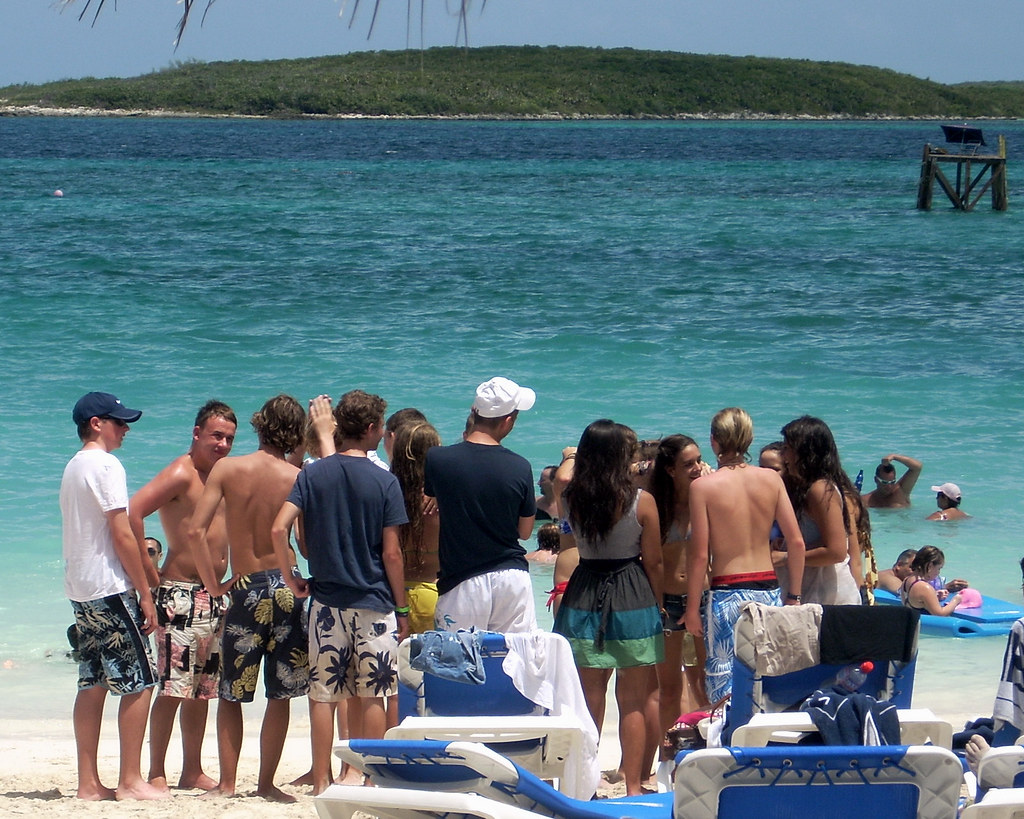
#> input picture test_dataset/dataset/test/images/test_4507_2.jpg, 1024 x 819 px
$ python extract_features_hog.py --image_dir ../test_dataset/dataset/test/images
#> lines starting #> are read from the running program, lines starting #| are printed output that depends on the picture
import argparse
import os

import cv2
import numpy as np
import pandas as pd
from skimage import feature
from tqdm import tqdm
from utils.feature_plotting import plot_pca, plot_tsne, plot_umap


class HOGFeatureExtractor:
    def __init__(self, image_dir, output_csv, target_size=(416, 416)):
        self.image_dir = image_dir
        self.output_csv = output_csv
        self.target_size = target_size

    def load_images_from_folder(self):
        images = []
        image_paths = []
        for filename in tqdm(os.listdir(self.image_dir), desc="Loading images"):
            if filename.lower().endswith((".jpg", ".jpeg", ".png")):
                img_path = os.path.join(self.image_dir, filename)
                img = cv2.imread(img_path, cv2.IMREAD_GRAYSCALE)
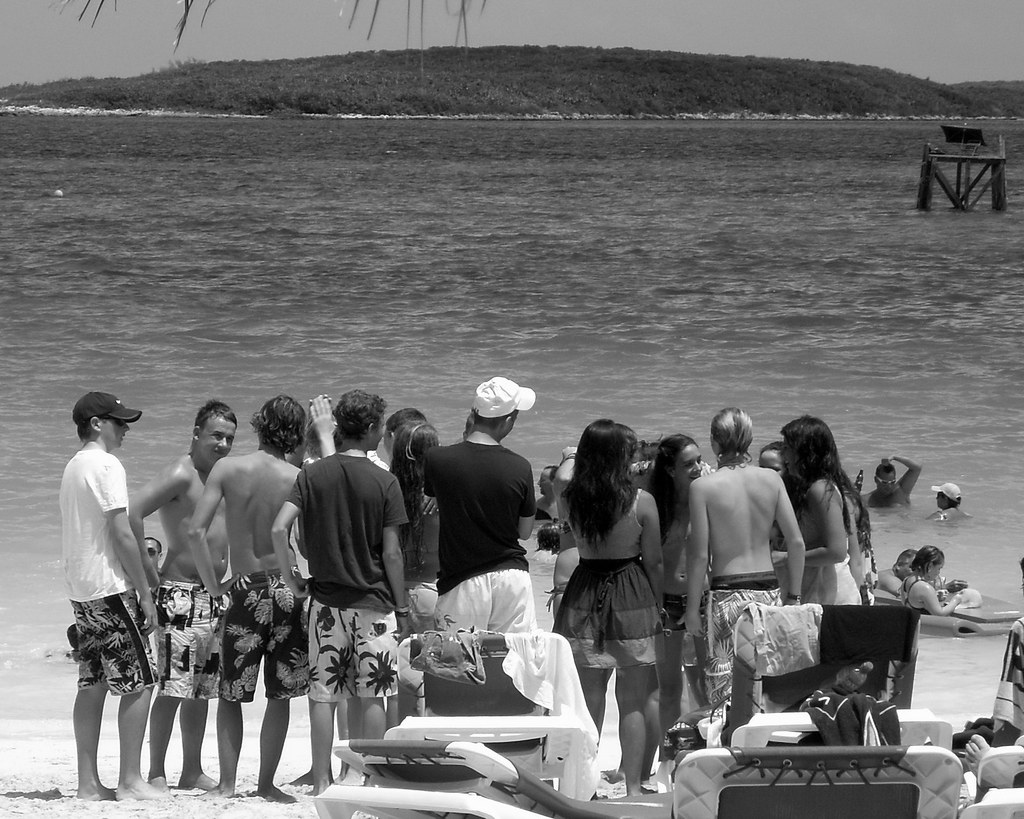
#> img: shape (819, 1024); min 0, max 255, mean 111.2
                if img is not None:
                    img_resized = cv2.resize(img, self.target_size)
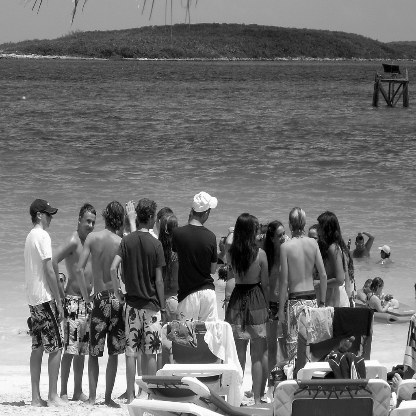
#> img_resized: shape (416, 416); min 0, max 255, mean 111
                    img_resized = img_resized.astype("float32") / 255.0
                    images.append(img_resized)
                    image_paths.append(img_path)
#> pass 2 of the loop in load_images_from_folder, `for filename in tqdm(os.listdir(self.image_dir), desc="Loading images"):`:
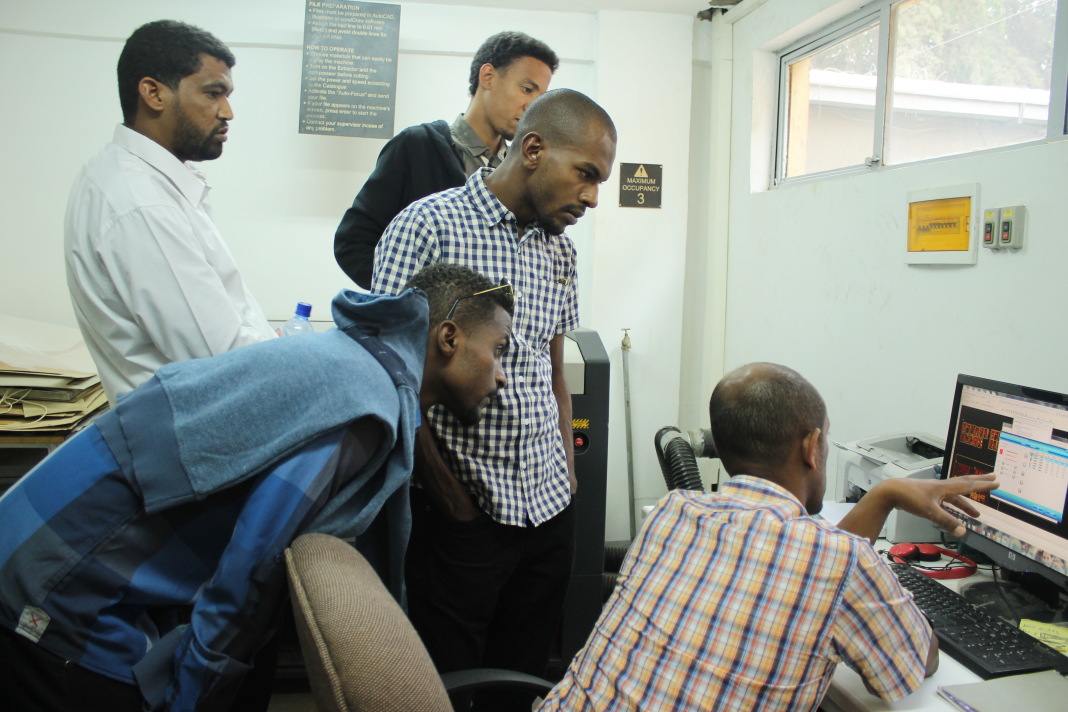
#> input picture test_dataset/dataset/test/images/test_4507_3.jpg, 4272 x 2848 px (shown at 1/4 size)
#> in load_images_from_folder, `img = cv2.imread(img_path, cv2.IMREAD_GRAYSCALE)`:
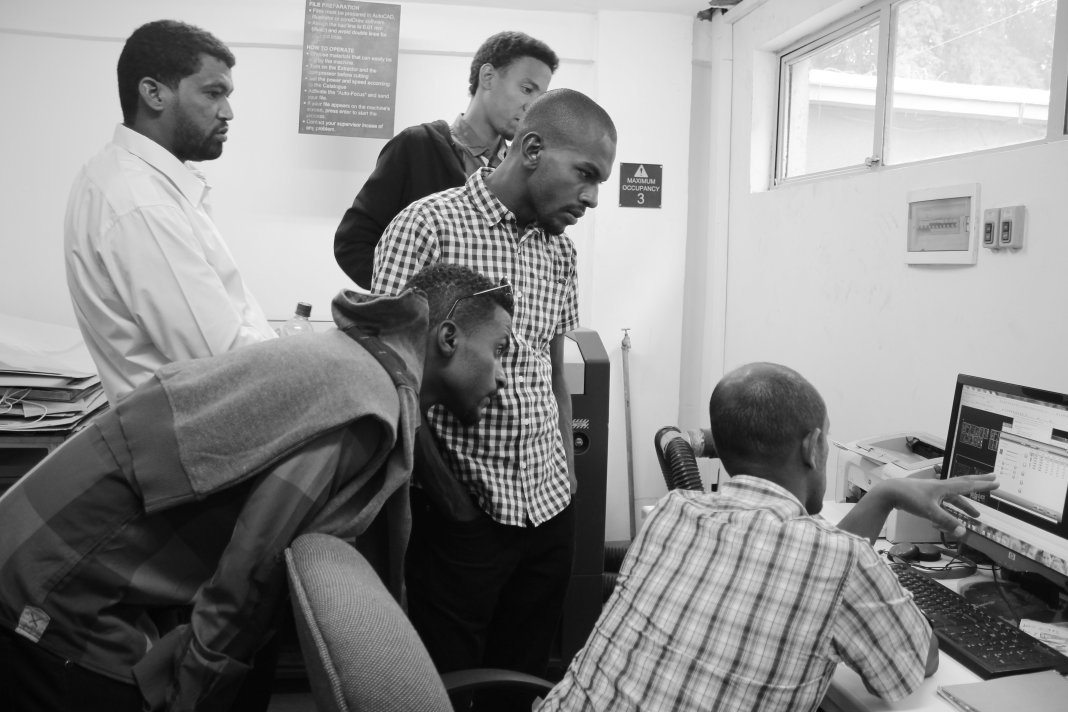
#> img: shape (2848, 4272) (shown at 1/4 size); min 1, max 255, mean 140.8
#> in load_images_from_folder, `img_resized = cv2.resize(img, self.target_size)`:
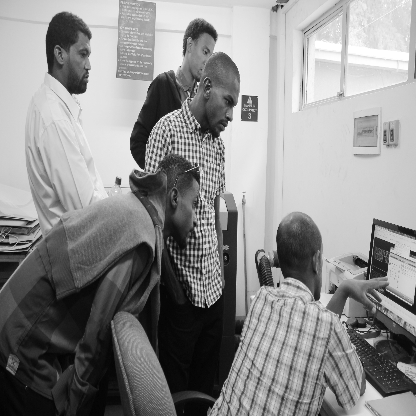
#> img_resized: shape (416, 416); min 2, max 255, mean 140.7
#> in run, `images, image_paths = self.load_images_from_folder()`: image_paths = 2 items
        return np.array(images), image_paths

    def extract_features_hog(self, images):
        all_hog_features = []
        for image in tqdm(images, desc="Extracting HOG features"):
            hog_features, hog_image = feature.hog(image, visualize=True)
            all_hog_features.append(hog_features)
#> this loop made 2 passes
#> pass 1, in extract_features_hog, `hog_features, hog_image = feature.hog(image, visualize=True)`:
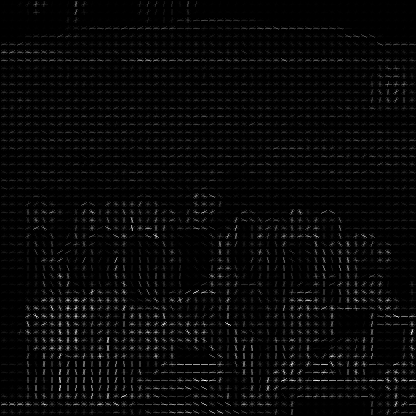
#> hog_image: shape (416, 416) float32; min 0, max 0.292, mean 0.00947; drawn with min black and max white
#> pass 2, in extract_features_hog, `hog_features, hog_image = feature.hog(image, visualize=True)`:
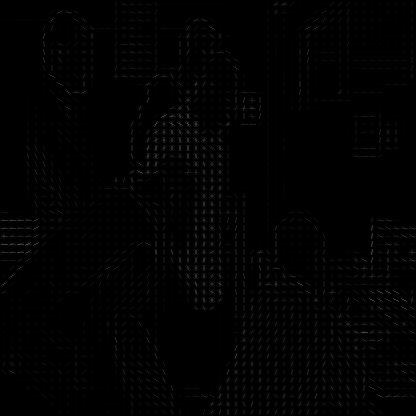
#> hog_image: shape (416, 416) float32; min 0, max 0.36, mean 0.00806
#> after the loop, all_hog_features = 2 items
        return np.array(all_hog_features)

    def save_features_to_csv(self, features, image_paths):
        df = pd.DataFrame(features)
#> df = table of 2 rows and 202500 columns
        df["image_path"] = image_paths
        df.to_csv(self.output_csv, index=False)

    def plot_features(self, features, task, output_dir):
#> called with features = array of shape (2, 202500), task = 'HOG', output_dir = './dist'
        plot_pca(features, output_dir, task, title="PCA of HOG Features")
#> (this line was passed over: utils is not available in this run)
        plot_tsne(features, output_dir, task, title="t-SNE of HOG Features")
#> (this line was passed over: utils is not available in this run)
        plot_umap(features, output_dir, task, title="UMAP of HOG Features")
#> (this line was passed over: utils is not available in this run)

    def run(self):
        images, image_paths = self.load_images_from_folder()
        if len(images) == 0:
            print("No valid images found in the specified directory.")
            return

        hog_features = self.extract_features_hog(images)
        self.save_features_to_csv(hog_features, image_paths)
        self.plot_features(hog_features, "HOG", "./dist")


# 実行スクリプトとして使用する場合
if __name__ == "__main__":
    parser = argparse.ArgumentParser(
        description="Extract and plot HOG features from images."
    )
    parser.add_argument(
        "--image_dir", required=True, help="Directory containing the images."
    )
    parser.add_argument(
        "--output_csv", default="features_hog.csv", help="Output CSV file for features."
    )

    args = parser.parse_args()

    extractor = HOGFeatureExtractor(args.image_dir, args.output_csv)
    extractor.run()
